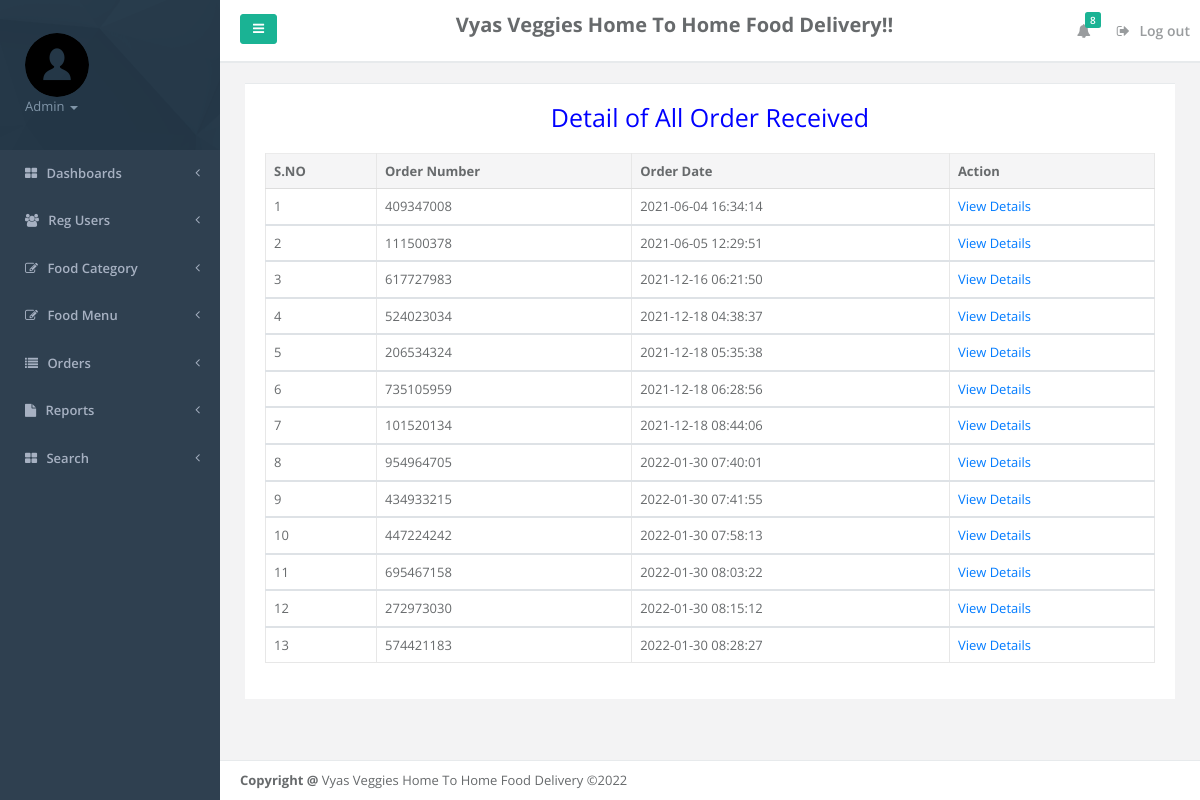
The app's page /admin/all-order.php (signed in) with its own data.
### tables this page shows
CREATE TABLE `tblorderaddresses` (
  `ID` int(11) NOT NULL,
  `UserId` char(100) DEFAULT NULL,
  `Ordernumber` char(100) DEFAULT NULL,
  `Flatnobuldngno` varchar(255) DEFAULT NULL,
  `StreetName` varchar(255) DEFAULT NULL,
  `Area` varchar(255) DEFAULT NULL,
  `Landmark` varchar(255) DEFAULT NULL,
  `City` varchar(255) DEFAULT NULL,
  `OrderTime` timestamp NOT NULL DEFAULT current_timestamp(),
  `OrderFinalStatus` varchar(255) DEFAULT NULL
);

### admin/all-order.php (the view, shortened to what this page needs)
<?php
include('includes/dbconnection.php');
  ?>
<!DOCTYPE html>
<html>
<head>
    <link href="css/bootstrap.min.css" rel="stylesheet">
    <link href="font-awesome/css/font-awesome.css" rel="stylesheet">
    <link href="css/plugins/iCheck/custom.css" rel="stylesheet">
    <link href="css/plugins/steps/jquery.steps.css" rel="stylesheet">
    <link href="css/animate.css" rel="stylesheet">
    <link href="css/style.css" rel="stylesheet">
</head>
<body>
    <div id="wrapper">
    <?php include_once('includes/leftbar.php');?>
        <div id="page-wrapper" class="gray-bg">
             <?php include_once('includes/header.php');?>
        <div class="row border-bottom">
        </div>
        <div class="wrapper wrapper-content animated fadeInRight">
            <div class="row">
                <div class="col-lg-12">
                    <div class="ibox">
                        <div class="ibox-content">
                                 <table class="table table-bordered mg-b-0">
                                    <p style="text-align: center; color: blue; font-size: 25px">Detail of All Order Received</p>
              <thead>
                <tr>
                  <th>S.NO</th>
                  <th>Order Number</th>
                  <th>Order Date</th>
                  <th>Action</th>
                </tr>
              </thead>
              <?php
$ret=mysqli_query($con,"select * from tblorderaddresses");
$cnt=1;
while ($row=mysqli_fetch_array($ret)) {
?>
              <tbody>
                <tr>
                  <td><?php echo $cnt;?></td>
                  <td><?php  echo $row['Ordernumber'];?></td>
                  <td><?php  echo $row['OrderTime'];?></td>
                                    <td><a href="viewfoodorder.php?orderid=<?php echo $row['Ordernumber'];?>">View Details</a>
                </tr>
                <?php
$cnt=$cnt+1;
}?>
              </tbody>
            </table>
                        </div>
                    </div>
                    </div>
                </div>
            </div>
        <?php include_once('includes/footer.php');?>
        </div>
        </div>
</body>
</html>

### admin/includes/leftbar.php (shortened to what this page needs)
    <nav class="navbar-default navbar-static-side" role="navigation">
        <div class="sidebar-collapse">
            <ul class="nav metismenu" id="side-menu">
                <li class="nav-header">
                    <div class="dropdown profile-element">
                        <img alt="image" class="rounded-circle" src="img/user.png"/>
                        <a data-toggle="dropdown" class="dropdown-toggle" href="#">
                            <?php
$admid=$_SESSION['fosaid'];
$ret=mysqli_query($con,"select AdminName from tbladmin where ID='$admid'");
$row=mysqli_fetch_array($ret);
$name=$row['AdminName'];
?>
                            <span class="text-muted text-xs block"><?php echo $name; ?> <b class="caret"></b></span>
                        </a>
                    </div>
                </li>
                <li>
                    <a href="dashboard.php"><i class="fa fa-th-large"></i> <span class="nav-label">Dashboards</span> <span class="fa arrow"></span></a>
                                    </li>
                                    <li>
                    <a href="user-detail.php"><i class="fa fa-users"></i> <span class="nav-label">Reg Users</span> <span class="fa arrow"></span></a>
                                    </li>
                <li>
                    <a href="#"><i class="fa fa-edit"></i> <span class="nav-label">Food Category</span><span class="fa arrow"></span></a>
                </li>
 <li>
                    <a href="#"><i class="fa fa-edit"></i> <span class="nav-label">Food Menu</span><span class="fa arrow"></span></a>
                </li>
                <li>
                    <a href="#"><i class="fa fa-list"></i> <span class="nav-label">Orders</span><span class="fa arrow"></span></a>
                </li>
                   <li>
                    <a href="#"><i class="fa fa-file"></i> <span class="nav-label">Reports</span><span class="fa arrow"></span></a>
                </li>
                <li>
                    <a href="search.php"><i class="fa fa-th-large"></i> <span class="nav-label">Search</span> <span class="fa arrow"></span></a>
                                    </li>
            </ul>
        </div>
    </nav>

### admin/includes/header.php (shortened to what this page needs)
 <div class="row border-bottom">
        <nav class="navbar navbar-static-top white-bg" role="navigation" style="margin-bottom: 0">
        <div class="navbar-header">
            <a class="navbar-minimalize minimalize-styl-2 btn btn-primary " href="#"><i class="fa fa-bars"></i> </a>
        </div>
 <p style="font-size: 20px;padding-top:1%" ><strong>Vyas Veggies Home To Home Food Delivery!!</strong></p>
            <ul class="nav navbar-top-links navbar-right">
                                <?php
$ret1=mysqli_query($con,"select tbluser.FirstName,tblorderaddresses.ID,tblorderaddresses.Ordernumber from tblorderaddresses join tbluser on tbluser.ID=tblorderaddresses.UserId where tblorderaddresses.OrderFinalStatus is null");
$num=mysqli_num_rows($ret1);
?>
                <li class="dropdown">
                    <a class="dropdown-toggle count-info" data-toggle="dropdown" href="#">
                        <i class="fa fa-bell"></i>  <span class="label label-primary"><?php echo $num;?></span>
                    </a>
                </li>
                <li>
                    <a href="logout.php">
                        <i class="fa fa-sign-out"></i> Log out
                    </a>
                </li>
            </ul>
        </nav>
        </div>

### admin/includes/footer.php
<div class="footer">
            <div>
                <strong>Copyright @</strong> Vyas Veggies Home To Home Food Delivery &copy;<?php echo date('Y');?>
            </div>
        </div>

### records on screen
tblorderaddresses: Ordernumber "409347008", OrderTime "2021-06-04 16:34:14"
tblorderaddresses: Ordernumber "111500378", OrderTime "2021-06-05 12:29:51"
tblorderaddresses: Ordernumber "617727983", OrderTime "2021-12-16 06:21:50"
tblorderaddresses: Ordernumber "524023034", OrderTime "2021-12-18 04:38:37"
tblorderaddresses: Ordernumber "206534324", OrderTime "2021-12-18 05:35:38"
tblorderaddresses: Ordernumber "735105959", OrderTime "2021-12-18 06:28:56"
tblorderaddresses: Ordernumber "101520134", OrderTime "2021-12-18 08:44:06"
tblorderaddresses: Ordernumber "954964705", OrderTime "2022-01-30 07:40:01"
tblorderaddresses: Ordernumber "434933215", OrderTime "2022-01-30 07:41:55"
tblorderaddresses: Ordernumber "447224242", OrderTime "2022-01-30 07:58:13"
tblorderaddresses: Ordernumber "695467158", OrderTime "2022-01-30 08:03:22"
tblorderaddresses: Ordernumber "272973030", OrderTime "2022-01-30 08:15:12"
tblorderaddresses: Ordernumber "574421183", OrderTime "2022-01-30 08:28:27"

### other values on screen
$name "Admin"
$num "8"
